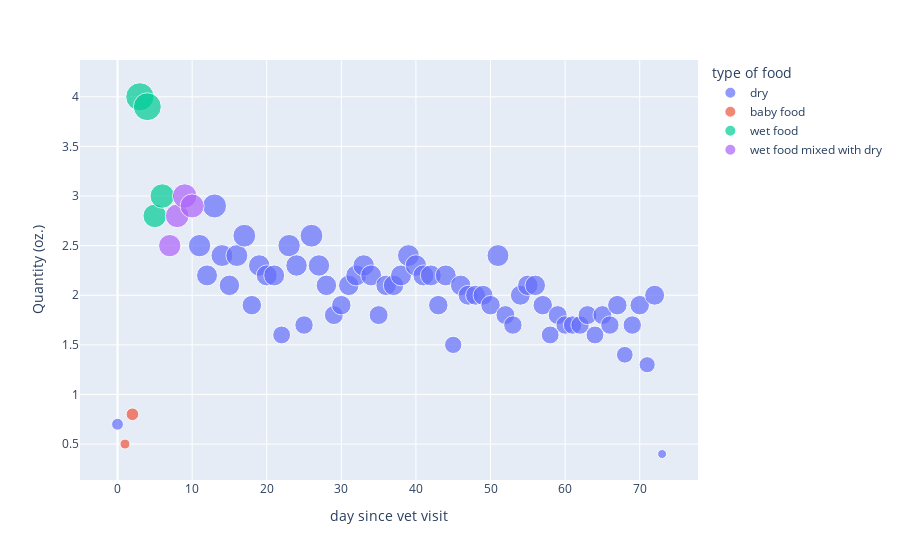

The code cell stored with this chart in its notebook:
### Code cell
df_all['date'] = pd.to_datetime(df_all['date'])
px.scatter(df_all, x = 'day since vet visit', y='Quantity (oz.)', size='Quantity (oz.)', color = 'type of food', 
           hover_data = ['rx'])

### Figure 1 — Plotly figure (JSON) as saved in the notebook; plotly's stock layout.template omitted (floating-point values rounded to 4 significant figures)
{"data": [{"customdata": [["none"], ["steroid"], ["steroid"], ["steroid"], ["steroid"], ["steroid"], ["steroid"], ["steroid"], ["steroid"], ["steroid"], ["steroid"], ["steroid"], ["steroid"], ["steroid"], ["steroid"], ["steroid"], ["steroid"], ["steroid"], ["steroid"], ["steroid"], ["steroid"], ["steroid"], ["steroid"], ["steroid"], ["steroid"], ["steroid"], ["steroid"], ["steroid"], ["steroid"], ["steroid"], ["steroid"], ["steroid"], ["steroid"], ["steroid"], ["steroid"], ["steroid"], ["steroid"], ["steroid"], ["steroid"], ["steroid"], ["steroid"], ["steroid"], ["steroid"], ["steroid"], ["steroid"], ["steroid"], ["steroid"], ["none"], ["steroid"], ["none"], ["steroid"], ["none"], ["steroid"], ["none"], ["steroid"], ["none"], ["steroid"], ["none"], ["steroid"], ["none"], ["none"], ["steroid"], ["none"], ["none"]], "hovertemplate": "type of food=dry<br>day since vet visit=%{x}<br>Quantity (oz.)=%{marker.size}<br>rx=%{customdata[0]}<extra></extra>", "legendgroup": "dry", "marker": {"color": "#636efa", "size": [0.7, 2.5, 2.2, 2.9, 2.4, 2.1, 2.4, 2.6, 1.9, 2.3, 2.2, 2.2, 1.6, 2.5, 2.3, 1.7, 2.6, 2.3, 2.1, 1.8, 1.9, 2.1, 2.2, 2.3, 2.2, 1.8, 2.1, 2.1, 2.2, 2.4, 2.3, 2.2, 2.2, 1.9, 2.2, 1.5, 2.1, 2, 2, 2, 1.9, 2.4, 1.8, 1.7, 2, 2.1, 2.1, 1.9, 1.6, 1.8, 1.7, 1.7, 1.7, 1.8, 1.6, 1.8, 1.7, 1.9, 1.4, 1.7, 1.9, 1.3, 2, 0.4], "sizemode": "area", "sizeref": 0.01, "symbol": "circle"}, "mode": "markers", "name": "dry", "orientation": "v", "showlegend": true, "type": "scatter", "x": [0, 11, 12, 13, 14, 15, 16, 17, 18, 19, 20, 21, 22, 23, 24, 25, 26, 27, 28, 29, 30, 31, 32, 33, 34, 35, 36, 37, 38, 39, 40, 41, 42, 43, 44, 45, 46, 47, 48, 49, 50, 51, 52, 53, 54, 55, 56, 57, 58, 59, 60, 61, 62, 63, 64, 65, 66, 67, 68, 69, 70, 71, 72, 73], "xaxis": "x", "y": [0.7, 2.5, 2.2, 2.9, 2.4, 2.1, 2.4, 2.6, 1.9, 2.3, 2.2, 2.2, 1.6, 2.5, 2.3, 1.7, 2.6, 2.3, 2.1, 1.8, 1.9, 2.1, 2.2, 2.3, 2.2, 1.8, 2.1, 2.1, 2.2, 2.4, 2.3, 2.2, 2.2, 1.9, 2.2, 1.5, 2.1, 2, 2, 2, 1.9, 2.4, 1.8, 1.7, 2, 2.1, 2.1, 1.9, 1.6, 1.8, 1.7, 1.7, 1.7, 1.8, 1.6, 1.8, 1.7, 1.9, 1.4, 1.7, 1.9, 1.3, 2, 0.4], "yaxis": "y"}, {"customdata": [["appetite stimulant and steroid"], ["appetite stimulant and steroid"]], "hovertemplate": "type of food=baby food<br>day since vet visit=%{x}<br>Quantity (oz.)=%{marker.size}<br>rx=%{customdata[0]}<extra></extra>", "legendgroup": "baby food", "marker": {"color": "#EF553B", "size": [0.5, 0.8], "sizemode": "area", "sizeref": 0.01, "symbol": "circle"}, "mode": "markers", "name": "baby food", "orientation": "v", "showlegend": true, "type": "scatter", "x": [1, 2], "xaxis": "x", "y": [0.5, 0.8], "yaxis": "y"}, {"customdata": [["steroid"], ["steroid"], ["steroid"], ["steroid"]], "hovertemplate": "type of food=wet food<br>day since vet visit=%{x}<br>Quantity (oz.)=%{marker.size}<br>rx=%{customdata[0]}<extra></extra>", "legendgroup": "wet food", "marker": {"color": "#00cc96", "size": [4, 3.9, 2.8, 3], "sizemode": "area", "sizeref": 0.01, "symbol": "circle"}, "mode": "markers", "name": "wet food", "orientation": "v", "showlegend": true, "type": "scatter", "x": [3, 4, 5, 6], "xaxis": "x", "y": [4, 3.9, 2.8, 3], "yaxis": "y"}, {"customdata": [["steroid"], ["steroid"], ["steroid"], ["steroid"]], "hovertemplate": "type of food=wet food mixed with dry<br>day since vet visit=%{x}<br>Quantity (oz.)=%{marker.size}<br>rx=%{customdata[0]}<extra></extra>", "legendgroup": "wet food mixed with dry", "marker": {"color": "#ab63fa", "size": [2.5, 2.8, 3, 2.9], "sizemode": "area", "sizeref": 0.01, "symbol": "circle"}, "mode": "markers", "name": "wet food mixed with dry", "orientation": "v", "showlegend": true, "type": "scatter", "x": [7, 8, 9, 10], "xaxis": "x", "y": [2.5, 2.8, 3, 2.9], "yaxis": "y"}], "layout": {"autosize": true, "legend": {"itemsizing": "constant", "title": {"text": "type of food"}, "tracegroupgap": 0}, "margin": {"t": 60}, "xaxis": {"anchor": "y", "autorange": true, "domain": [0, 1], "range": [-4.981, 77.78], "title": {"text": "day since vet visit"}, "type": "linear"}, "yaxis": {"anchor": "x", "autorange": true, "domain": [0, 1], "range": [0.07492, 4.545], "title": {"text": "Quantity (oz.)"}, "type": "linear"}}}
